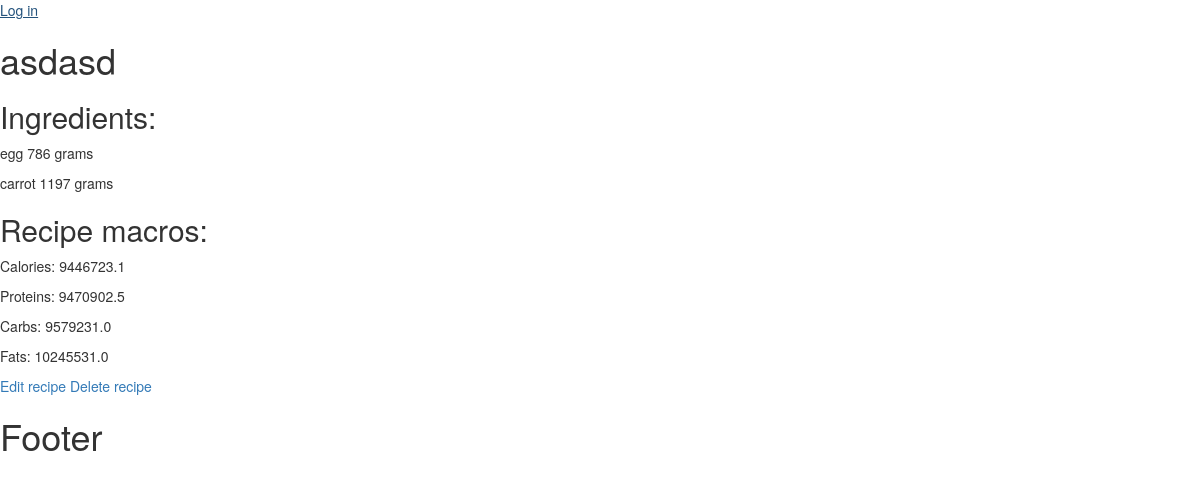
The page /recipes/details_recipe/2 on the database its author committed.
### recipes/models.py (models this page shows, shortened)
class Recipe(models.Model):
    title = models.CharField(max_length=40)
    photo = models.ImageField(upload_to='recipe_photos', null=True, blank=True)
    ingredients = models.ManyToManyField(Ingredient, through='RecipeIngredient')
    instruction = models.TextField(max_length=300, null=True, blank=True)
    calories = models.FloatField(null=True, blank=True)
    proteins = models.FloatField(null=True, blank=True)
    carbs = models.FloatField(null=True, blank=True)
    fats = models.FloatField(null=True, blank=True)
    share = models.BooleanField(default=False)
    approved_for_sharing = models.BooleanField(default=False)
    user = models.ForeignKey(User, on_delete=models.CASCADE)
    class Meta:
        permissions = [
            ('approve_recipe', 'Can approve recipes for sharing')
        ]

class RecipeIngredient(models.Model):
    MEASURING_TYPES = [
        ('1', 'grams'),
        ('1000', 'kilograms')
    ]
    recipe = models.ForeignKey(Recipe, on_delete=models.CASCADE)
    ingredient = models.ForeignKey(Ingredient, on_delete=models.CASCADE)
    quantity = models.IntegerField()
    measurements = models.CharField(max_length=21, choices=MEASURING_TYPES)

### ingredients/models.py (models this page shows, shortened)
class Ingredient(models.Model):
    INGREDIENT_TYPES = [
        ("FRUITS", "FRUITS"),
        ("PROTEIN", "PROTEIN"),
        ("VEGETABLES", "VEGETABLES"),
        ("DAIRY", "DAIRY"),
        ("GRAINS", "GRAINS")]
    name = models.CharField(max_length=100)
    calories_per_gram = models.FloatField()
    proteins_per_gram = models.FloatField()
    carbs_per_gram = models.FloatField()
    fats_per_gram = models.FloatField()
    ingredient_type = models.CharField(max_length=30, choices=INGREDIENT_TYPES)
    user = models.ForeignKey(User, on_delete=models.CASCADE)

### recipes/views.py (the view)
# urls.py: path('details_recipe/<int:pk>', recipe_details, name='details recipe page'),
def recipe_details(request, pk):
    recipe = Recipe.objects.get(pk=pk)
    ingredients = recipe.recipeingredient_set.all()
    context = {
        'recipe': recipe,
        'ingredients': ingredients
    }
    return render(request, 'recipes/details_recipe.html', context=context)

### templates/recipes/details_recipe.html (shortened to what this page needs)
{% extends 'base.html' %}
{% block main_content %}
    <div>
        <h1>{{ recipe.title }}</h1>
        <h2>Ingredients: </h2>
        {% for ingredient in ingredients %}
            <div>
                {% if ingredient.measurements == "1000" %}
                    <p>{{ ingredient.ingredient.name }} {{ ingredient.quantity }} kg</p>
                {% else %}
                    <p>{{ ingredient.ingredient.name }} {{ ingredient.quantity }} grams</p>
                {% endif %}
            </div>
        {% endfor %}
        <h2>Recipe macros:</h2>
        <p>Calories: {{ recipe.calories }}</p>
        <p>Proteins: {{ recipe.proteins }}</p>
        <p>Carbs: {{ recipe.carbs }}</p>
        <p>Fats: {{ recipe.fats }}</p>
    </div>
    <a href="{% url 'edit recipe page' pk=recipe.pk %}">Edit recipe</a>
    <a href="{% url 'delete recipe page' pk=recipe.pk %}">Delete recipe</a>
{% endblock %}

### rows shown on the page
Recipe: title "asdasd", calories "9446723.1", proteins "9470902.5", carbs "9579231.0", fats "10245531.0"
RecipeIngredient: ingredient.name "egg", quantity "786"
RecipeIngredient: ingredient.name "carrot", quantity "1197"
